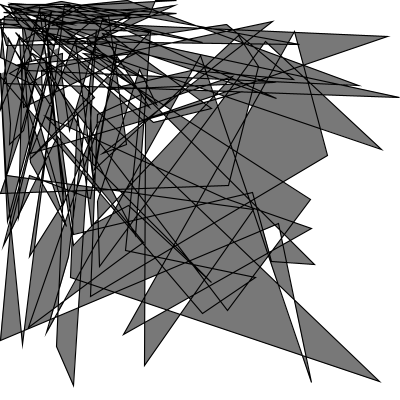
Frame 1 (no input)
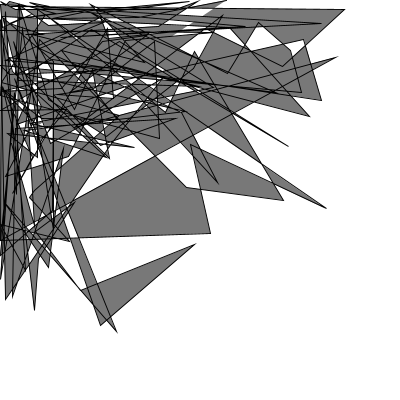
Frame 60 (the mouse pressed at the canvas centre just before this capture)
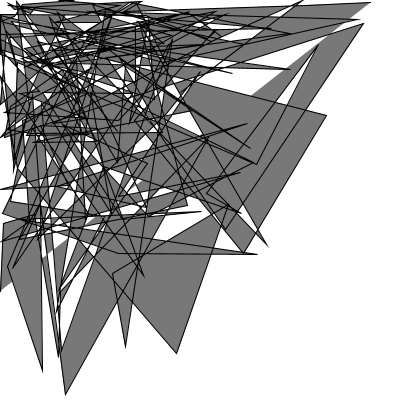
Frame 120 (the mouse held since frame 60 and released just before this capture)

The Processing sketch that drew these frames (run headless with seeded random() and noise(); from frame 60 on, the mouse is pressed at the canvas centre):

// Processing sketch: processing_56905
// ── processing_56905.pde

int[][] intMap;
int cols, rows, phase;

void setup(){
  size(400,400);
  cols = round(height/20);
  rows = round(width/20);
  phase = 0;
  intMap = new int[cols][rows];
  for (int i = 0; i < cols; i++) {
    for (int j = 0; j < rows; j++) {
      intMap[i][j] = round(random(0,1));
   
    }
   
  }
  stroke(0);
  strokeWeight( 1 );
  strokeCap ( PROJECT );
  fill(120);

}

void draw(){
  background(255);
  phase ++;
  if(phase > cols ){
      phase -= cols;
     
  }
  updateMap();

}

void updateMap(){

  pushMatrix();
  scale( 1 + (random(0,0.3)-0.15) );
  
  beginShape();
  for (int i = cols-1; i > 0; i--) {
    for (int j = 0; j < rows; j++) {
      if(round(random(0,1)) == 0 ) vertex( random(j)*cols, random(i)*rows);
    }
  }
  endShape( QUADS );
  
  popMatrix();
}
